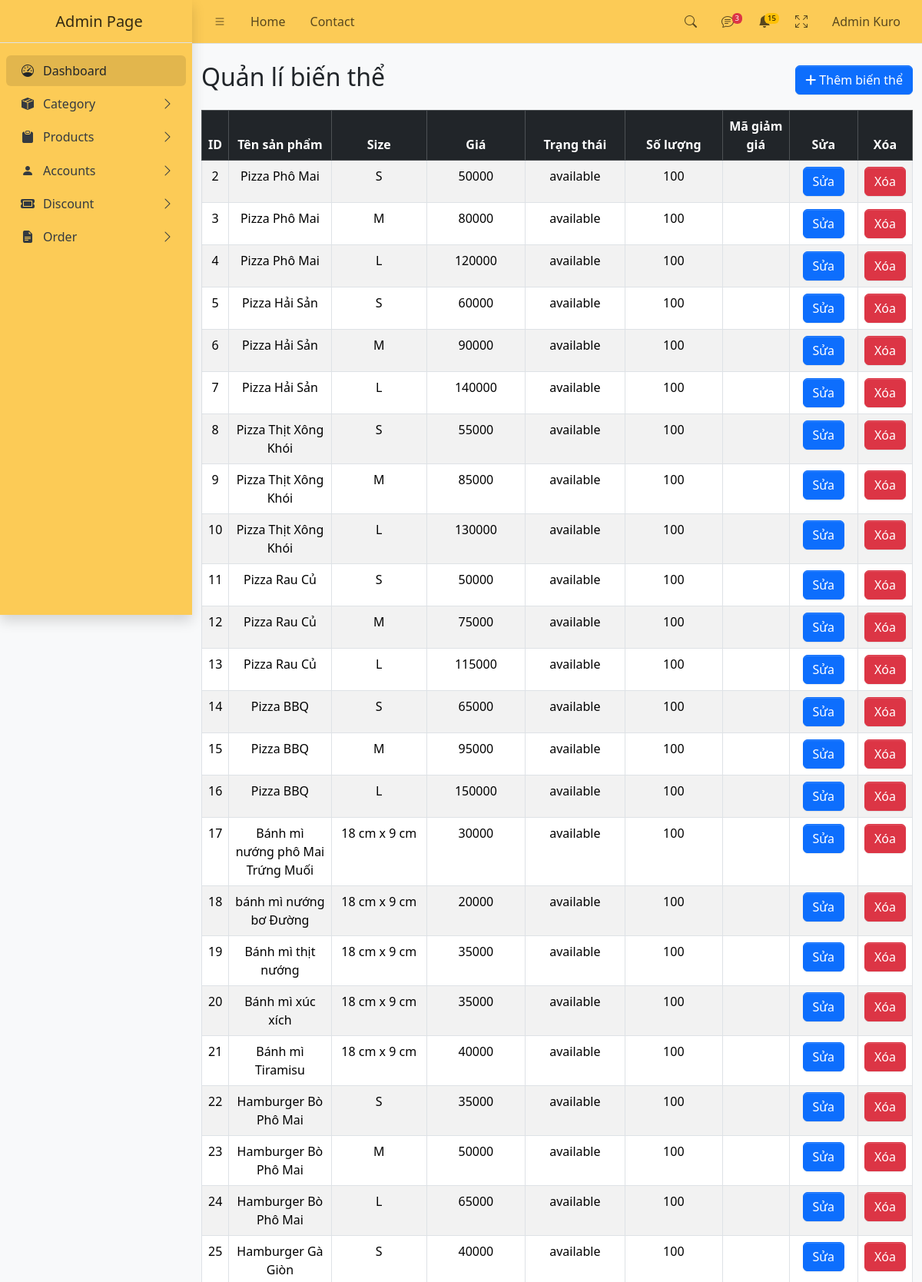
/?act=listvariation (signed in, upper part), run on the app's committed database.
### tables this page shows
CREATE TABLE `product_variation` (
  `variation_id` int NOT NULL,
  `product_id` int NOT NULL,
  `variation_name` varchar(256) NOT NULL,
  `price` int NOT NULL,
  `status` enum('available','unavailable') NOT NULL,
  `variation_quantity` int NOT NULL COMMENT 'số lượng của biến thể ấy',
  `discount_id` int DEFAULT NULL
);

CREATE TABLE `product` (
  `product_id` int NOT NULL,
  `product_name` varchar(256) NOT NULL,
  `description` text NOT NULL,
  `product_image` varchar(256) NOT NULL,
  `product_status` enum('available','unavailable','delete') NOT NULL,
  `product_totalQuantity` int NOT NULL,
  `category_id` int NOT NULL
);

### controller/admin/variationController.php (called while the page is built, shortened)
<?php
class variationController
{
    public $variationModel;
    function __construct()
    {
        $this->variationModel = new variationModel();
    }
    function listVariation()
    {
        $allVariations = $this->variationModel->getAllVariation();
        require_once 'views/admin/listVariation.php';
    }
}

### config/conn.php (called while the page is built, shortened)
<?php
function connectDB()
{
    $host = "mysql:host=localhost;dbname=ktk;charset=utf8";
    $user = "root";
    $pass = "";
    try {
        $conn = new PDO($host, $user, $pass);
        return $conn;
    } catch (PDOException $e) {
        echo "lỗi kết nối " . $e->getMessage();
    }
}
?>

### model/admin/variationModel.php (called while the page is built, shortened)
<?php
class variationModel
{
    public $conn;
    public function __construct()
    {
        $this->conn = connectDB();
    }
    function getAllVariation()
    {
        $sql = "SELECT pv.*, p.product_name
            FROM product_variation pv
            LEFT JOIN product p ON pv.product_id = p.product_id";
        return $this->conn->query($sql)->fetchAll();
    }
}

### views/admin/listVariation.php (the view, shortened to what this page needs)
<!DOCTYPE html>
<html lang="en">
<head>
    <?php require_once "component/admin/link.php" ?>
</head>
<body class="layout-fixed sidebar-expand-lg bg-body-tertiary">
    <div class="app-wrapper">
        <?php require_once "component/admin/header.php" ?>
        <?php require_once "component/admin/sidebar.php" ?>
        <main class="app-main">
            <div class="container mt-4">
                <div class="d-flex justify-content-between align-items-center mb-3">
                    <h2>Quản lí biến thể</h2>
                    <a href="?act=insertvariation"><button class="btn btn-primary" data-bs-toggle="modal" data-bs-target="#addModal">
                            <i class="fas fa-plus"></i> Thêm biến thể
                        </button></a>
                </div>
                <div class="table-responsive">
                    <table class="table table-striped table-bordered" style="text-align:center">
                        <thead class="table-dark">
                            <tr>
                                <th scope="col" style="width: 1%">ID</th>
                                <th scope="col" style="width: 15%">Tên sản phẩm</th>
                                <th scope="col" style="width: 15%">Size </th>
                                <th scope="col" style="width: 15%">Giá</th>
                                <th scope="col" style="width: 15%">Trạng thái</th>
                                <th scope="col" style="width: 15%">Số lượng</th>
                                <th scope="col" style="width: 10%">Mã giảm giá</th>
                                <th scope="col" style="width: 10%">Sửa</th>
                                <th scope="col" style="width: 10%">Xóa</th>
                            </tr>
                        </thead>
                        <tbody>
                            <?php
                            foreach ($allVariations as $key => $rows) {
                            ?>
                                <tr>
                                    <td><?= $rows['variation_id'] ?></td>
                                    <td><?= $rows['product_name'] ?></td>
                                    <td><?= $rows['variation_name'] ?></td>
                                    <td><?= $rows['price'] ?></td>
                                    <td><?= $rows['status'] ?></td>
                                    <td><?= $rows['variation_quantity'] ?></td>
                                    <td><?= $rows['discount_id'] ?></td>
                                    <td>
                                        <a href="?act=updatevariation&id=<?= $rows['variation_id'] ?>">
                                            <button class="btn btn-primary">Sửa</button>
                                        </a>
                                    </td>
                                    <td>
                                        <a href="?act=deletevariation&id=<?= $rows['variation_id'] ?>" onclick="return confirm('Bạn có chắc muốn xóa biến thể này?')">
                                            <button class="btn btn-danger">Xóa</button>
                                        </a>
                                    </td>
                                </tr>
                            <?php
                            }
                            ?>
                        </tbody>
                    </table>
                </div>
            </div>
        </main>
    </div>
</body>
</html>

### data on the page
product_variation: variation_id "2", product.product_name "Pizza Phô Mai", variation_name "S", price "50000", status "available", variation_quantity "100"
product_variation: variation_id "3", product.product_name "Pizza Phô Mai", variation_name "M", price "80000", status "available", variation_quantity "100"
product_variation: variation_id "4", product.product_name "Pizza Phô Mai", variation_name "L", price "120000", status "available", variation_quantity "100"
product_variation: variation_id "5", product.product_name "Pizza Hải Sản", variation_name "S", price "60000", status "available", variation_quantity "100"
product_variation: variation_id "6", product.product_name "Pizza Hải Sản", variation_name "M", price "90000", status "available", variation_quantity "100"
product_variation: variation_id "7", product.product_name "Pizza Hải Sản", variation_name "L", price "140000", status "available", variation_quantity "100"
product_variation: variation_id "8", product.product_name "Pizza Thịt Xông Khói", variation_name "S", price "55000", status "available", variation_quantity "100"
product_variation: variation_id "9", product.product_name "Pizza Thịt Xông Khói", variation_name "M", price "85000", status "available", variation_quantity "100"
product_variation: variation_id "10", product.product_name "Pizza Thịt Xông Khói", variation_name "L", price "130000", status "available", variation_quantity "100"
product_variation: variation_id "11", product.product_name "Pizza Rau Củ", variation_name "S", price "50000", status "available", variation_quantity "100"
product_variation: variation_id "12", product.product_name "Pizza Rau Củ", variation_name "M", price "75000", status "available", variation_quantity "100"
product_variation: variation_id "13", product.product_name "Pizza Rau Củ", variation_name "L", price "115000", status "available", variation_quantity "100"
product_variation: variation_id "14", product.product_name "Pizza BBQ", variation_name "S", price "65000", status "available", variation_quantity "100"
product_variation: variation_id "15", product.product_name "Pizza BBQ", variation_name "M", price "95000", status "available", variation_quantity "100"
product_variation: variation_id "16", product.product_name "Pizza BBQ", variation_name "L", price "150000", status "available", variation_quantity "100"
product_variation: variation_id "17", product.product_name "Bánh mì nướng phô Mai Trứng Muối", variation_name "18 cm x 9 cm", price "30000", status "available", variation_quantity "100"
product_variation: variation_id "18", product.product_name "bánh mì nướng bơ Đường", variation_name "18 cm x 9 cm", price "20000", status "available", variation_quantity "100"
product_variation: variation_id "19", product.product_name "Bánh mì thịt nướng", variation_name "18 cm x 9 cm", price "35000", status "available", variation_quantity "100"
product_variation: variation_id "20", product.product_name "Bánh mì xúc xích", variation_name "18 cm x 9 cm", price "35000", status "available", variation_quantity "100"
product_variation: variation_id "21", product.product_name "Bánh mì Tiramisu", variation_name "18 cm x 9 cm", price "40000", status "available", variation_quantity "100"
product_variation: variation_id "22", product.product_name "Hamburger Bò Phô Mai", variation_name "S", price "35000", status "available", variation_quantity "100"
product_variation: variation_id "23", product.product_name "Hamburger Bò Phô Mai", variation_name "M", price "50000", status "available", variation_quantity "100"
product_variation: variation_id "24", product.product_name "Hamburger Bò Phô Mai", variation_name "L", price "65000", status "available", variation_quantity "100"
product_variation: variation_id "25", product.product_name "Hamburger Gà Giòn", variation_name "S", price "40000", status "available", variation_quantity "100"
